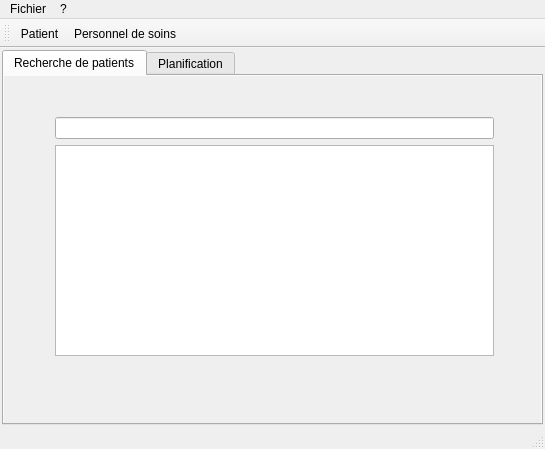
<?xml version="1.0" encoding="UTF-8"?>
<ui version="4.0">
 <class>MainWindow</class>
 <widget class="QMainWindow" name="MainWindow">
  <property name="enabled">
   <bool>true</bool>
  </property>
  <property name="geometry">
   <rect>
    <x>0</x>
    <y>0</y>
    <width>545</width>
    <height>449</height>
   </rect>
  </property>
  <property name="windowTitle">
   <string>MainWindow</string>
  </property>
  <widget class="QWidget" name="centralWidget">
   <layout class="QVBoxLayout" name="verticalLayout">
    <property name="spacing">
     <number>0</number>
    </property>
    <property name="leftMargin">
     <number>2</number>
    </property>
    <property name="topMargin">
     <number>2</number>
    </property>
    <property name="rightMargin">
     <number>2</number>
    </property>
    <property name="bottomMargin">
     <number>2</number>
    </property>
    <item>
     <widget class="QTabWidget" name="tabWidget">
      <property name="enabled">
       <bool>true</bool>
      </property>
      <property name="sizePolicy">
       <sizepolicy hsizetype="Expanding" vsizetype="Expanding">
        <horstretch>0</horstretch>
        <verstretch>0</verstretch>
       </sizepolicy>
      </property>
      <property name="minimumSize">
       <size>
        <width>206</width>
        <height>251</height>
       </size>
      </property>
      <property name="autoFillBackground">
       <bool>true</bool>
      </property>
      <property name="currentIndex">
       <number>0</number>
      </property>
      <widget class="QWidget" name="tab">
       <property name="sizePolicy">
        <sizepolicy hsizetype="Preferred" vsizetype="Preferred">
         <horstretch>0</horstretch>
         <verstretch>0</verstretch>
        </sizepolicy>
       </property>
       <property name="minimumSize">
        <size>
         <width>200</width>
         <height>225</height>
        </size>
       </property>
       <property name="layoutDirection">
        <enum>Qt::LeftToRight</enum>
       </property>
       <property name="autoFillBackground">
        <bool>true</bool>
       </property>
       <property name="styleSheet">
        <string notr="true"/>
       </property>
       <attribute name="title">
        <string>Recherche de patients</string>
       </attribute>
       <widget class="QWidget" name="verticalWidget" native="true">
        <property name="geometry">
         <rect>
          <x>40</x>
          <y>30</y>
          <width>461</width>
          <height>261</height>
         </rect>
        </property>
        <property name="sizePolicy">
         <sizepolicy hsizetype="Preferred" vsizetype="Preferred">
          <horstretch>0</horstretch>
          <verstretch>0</verstretch>
         </sizepolicy>
        </property>
        <property name="minimumSize">
         <size>
          <width>0</width>
          <height>0</height>
         </size>
        </property>
        <property name="autoFillBackground">
         <bool>true</bool>
        </property>
        <property name="styleSheet">
         <string notr="true"/>
        </property>
        <layout class="QVBoxLayout" name="verticalLayout_2">
         <item>
          <widget class="QLineEdit" name="lineEdit"/>
         </item>
         <item>
          <widget class="QTableView" name="tableView">
           <property name="sizePolicy">
            <sizepolicy hsizetype="Preferred" vsizetype="Preferred">
             <horstretch>0</horstretch>
             <verstretch>0</verstretch>
            </sizepolicy>
           </property>
          </widget>
         </item>
        </layout>
       </widget>
      </widget>
      <widget class="QWidget" name="tab_2">
       <attribute name="title">
        <string>Planification</string>
       </attribute>
      </widget>
     </widget>
    </item>
   </layout>
  </widget>
  <widget class="QMenuBar" name="menuBar">
   <property name="geometry">
    <rect>
     <x>0</x>
     <y>0</y>
     <width>545</width>
     <height>22</height>
    </rect>
   </property>
   <widget class="QMenu" name="menuFichier">
    <property name="title">
     <string>Fichier</string>
    </property>
    <widget class="QMenu" name="menuAjouter">
     <property name="title">
      <string>Ajouter</string>
     </property>
     <addaction name="actionPatient"/>
     <addaction name="actionPersonnel_de_soin"/>
    </widget>
    <addaction name="actionQuitter"/>
    <addaction name="menuAjouter"/>
   </widget>
   <widget class="QMenu" name="menu">
    <property name="title">
     <string>?</string>
    </property>
    <addaction name="actionA_propos"/>
   </widget>
   <addaction name="menuFichier"/>
   <addaction name="menu"/>
  </widget>
  <widget class="QToolBar" name="mainToolBar">
   <attribute name="toolBarArea">
    <enum>TopToolBarArea</enum>
   </attribute>
   <attribute name="toolBarBreak">
    <bool>false</bool>
   </attribute>
   <addaction name="actionPatient"/>
   <addaction name="actionPersonnel_de_soin"/>
  </widget>
  <widget class="QStatusBar" name="statusBar"/>
  <action name="actionQuitter">
   <property name="text">
    <string>Quitter</string>
   </property>
  </action>
  <action name="actionPatient">
   <property name="text">
    <string>Patient</string>
   </property>
  </action>
  <action name="actionPersonnel_de_soin">
   <property name="text">
    <string>Personnel de soins</string>
   </property>
  </action>
  <action name="actionA_propos">
   <property name="text">
    <string>A propos</string>
   </property>
  </action>
 </widget>
 <layoutdefault spacing="6" margin="11"/>
 <resources/>
 <connections/>
</ui>
